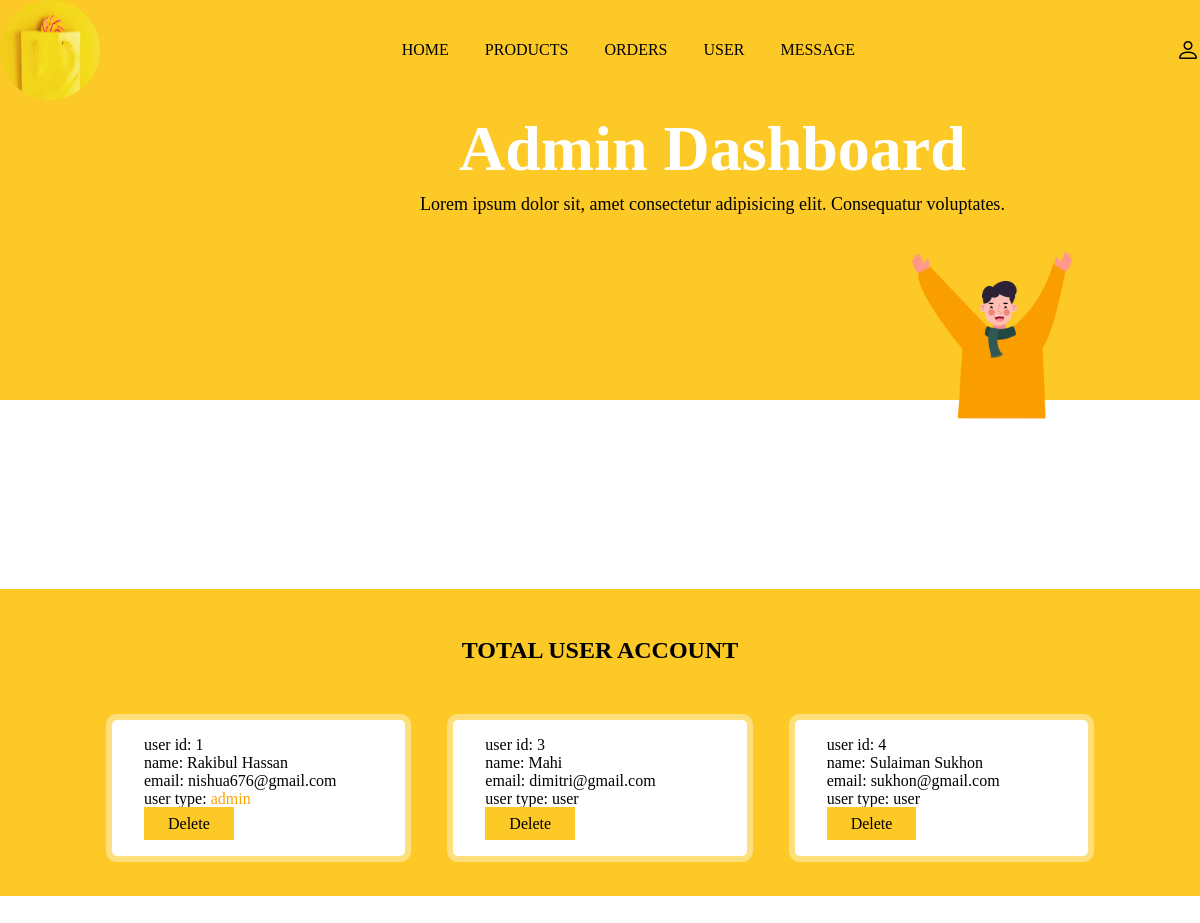
The page /admin_user.php (signed in) on the database its author committed.
### tables this page shows
CREATE TABLE `users` (
  `id` int(255) NOT NULL,
  `name` varchar(255) NOT NULL,
  `email` varchar(255) NOT NULL,
  `password` varchar(255) NOT NULL,
  `user_type` varchar(255) NOT NULL DEFAULT 'user'
);

### admin_user.php (the view, shortened to what this page needs)
<?php
    include 'connection.php';
?>
<!DOCTYPE html>
<html lang="en">
<head>
    <link rel="stylesheet" href="https://cdn.jsdelivr.net/npm/bootstrap-icons@1.9.1/font/bootstrap-icons.css">
    <link rel="stylesheet" href="style.css">
</head>
<body>
    <?php
    include 'admin_header.php';
    ?>
    <section class="message-container">
      <h1 class="title">total user account</h1>
      <div class="box-container">
         <?php
            $select_users = mysqli_query($conn,"SELECT * FROM `users`") or die('query failed');
            if(mysqli_num_rows($select_users)>0){
                while($fetch_users=mysqli_fetch_assoc($select_users)){
          ?>
          <div class="box">
              <p>user id: <span><?php echo $fetch_users['id']; ?></span></p>
              <p>name: <span><?php echo $fetch_users['name']; ?></span></p>
              <p>email: <span><?php echo $fetch_users['email']; ?></span></p>
              <p>user type: <span style="color: <?php if($fetch_users['user_type']=='admin'){ echo 'orange';} ?>"><?php echo $fetch_users['user_type']; ?></span></p>
              <a href="admin_user.php?delete=<?php echo $fetch_users['id']; ?>" onclick="return confirm('delete this user');" class="delete">delete</a>
          </div>
          <?php
                }
            } else{
                echo '
                  <div class="empty">
                  <p>no users added yet!</p>
                  </div>
                  ';
            }
            ?>
      </div>
    </section>
</body>
</html>

### style.css (style rules this page uses)
* { margin: 0; padding: 0; box-sizing: border-box; }
:root { --box-shadow: 0px 0px 0px 6px rgb(255 255 255/40%); --orange: #fcc927; }
a { text-decoration: none; }
.title { text-align: center; margin-bottom: 1rem; }
.form-container::before, .show-products::before, .message-container::before, .order-container::before { content: ''; position: absolute; background-image: url('img/6.png'); top: -5%; left: -10px; width: 255px; height: 650px; background-size: 225px; background-repeat: no-repeat; z-index: 100; }
.box-container { padding: 2% 8%; display: grid; grid-template-columns: repeat(auto-fit,minmax(15rem,1fr)); column-gap: 1rem; }
.box-container .box { background: #fff; box-shadow: var(--box-shadow); padding: 2rem; text-align: center; border-radius: 5px; margin: 1rem; }
.show-products, .message-container, .order-container { position: relative; background: var(--orange); margin-top: -3.5rem; }
.edit,.delete { color: black; background: var(--orange); padding: .5rem 1.5rem; text-transform: capitalize; line-height: 2; }
.message-container .title, .order-container .title { text-transform: uppercase; padding-top: 3rem; }
.box-container .box { text-align: left; padding: 1rem 2rem; }

### rows shown on the page
users: id "1", name "Rakibul Hassan", email "nishua676@gmail.com", user_type "admin"
users: id "3", name "Mahi", email "dimitri@gmail.com", user_type "user"
users: id "4", name "Sulaiman Sukhon", email "sukhon@gmail.com", user_type "user"
